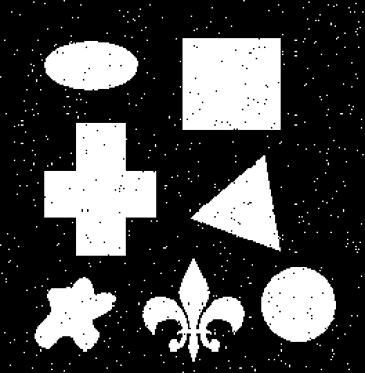
#> input picture img/labtest.png, 365 x 373 px
$ jupyter execute c.ipynb
#> lines starting #> are read from the running program, lines starting #| are printed output that depends on the picture; after the words box and inside, x2 and y2 are one past the last pixel; in counts of white or black regions, pixels touching at a corner belong together
[cell 1]
import cv2
import numpy as np
import matplotlib.pyplot as plt

[cell 2]
path = "../img/labtest.png"
img = cv2.imread(path, cv2.IMREAD_GRAYSCALE)
#> img: shape (373, 365); min 0, max 255, mean 72.4
plt.imshow(img,"gray")

[cell 3]
t,img = cv2.threshold(img, 170, 255, cv2.THRESH_BINARY)
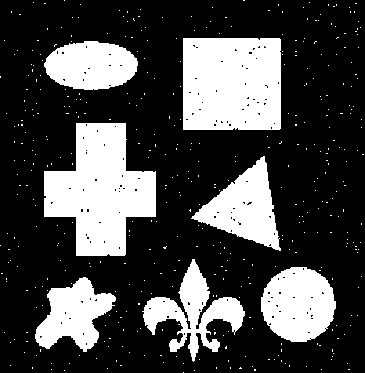
#> img: shape (373, 365); 27.9% white; 438 white regions (431 under 20 px), largest, box (x1, y1, x2, y2) and area: (44, 123, 156, 256) 9420, (183, 38, 281, 130) 8910, (261, 267, 336, 342) 4293

plt.imshow(img,"gray")

[cell 4]
se = np.ones((7,7), np.uint8)
se=se-1
se[3,0]=se[0,3]=se[6,3]=se[3,6]=se[1,2]=se[2,1]=se[1,4]=se[4,1]=se[2,5]=se[5,2]=se[4,5]=se[5,4]=1
se[3,3]=0
plt.imshow(se)
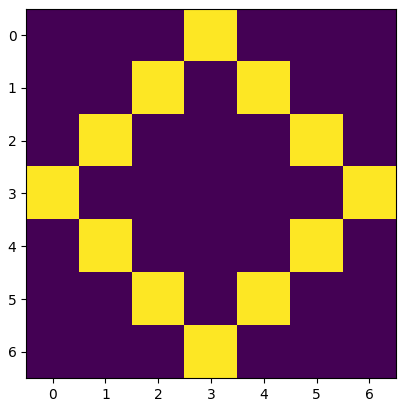
#> figure drawn by matplotlib, 1 panel

[cell 5]
result = cv2.erode(img, se,1)
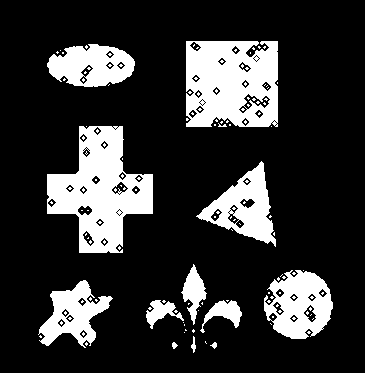
#> result: shape (373, 365); 20.3% white; 141 white regions (129 under 20 px), largest, box (x1, y1, x2, y2) and area: (47, 126, 153, 253) 7291, (186, 41, 278, 127) 6775, (264, 270, 333, 339) 3074
plt.imshow(result,"gray")
cv2.imshow("img", result)
cv2.waitKey(0)
cv2.destroyAllWindows()

[cell 6]
result = cv2.dilate(img, se,1)
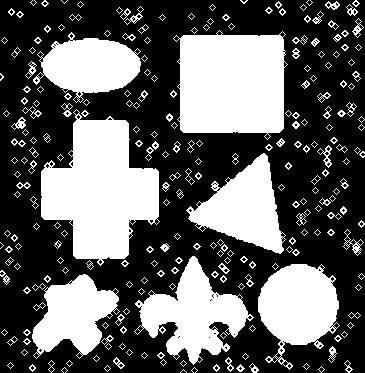
#> result: shape (373, 365); 38% white; 255 white regions (118 under 20 px), largest, box (x1, y1, x2, y2) and area: (41, 109, 160, 266) 11136, (173, 30, 288, 140) 10226, (134, 256, 254, 365) 5746
plt.imshow(result,"gray")

$ run again, with img/moon2.png copied over img/labtest.png
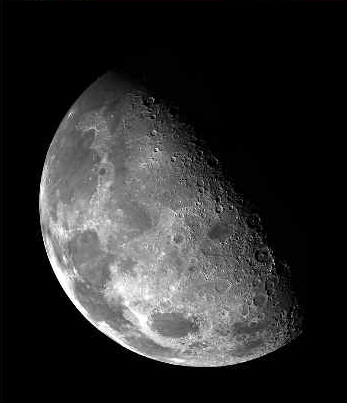
#> input picture img/moon2.png, 347 x 403 px
#> `t,img = cv2.threshold(img, 170, 255, cv2.THRESH_BINARY)`:
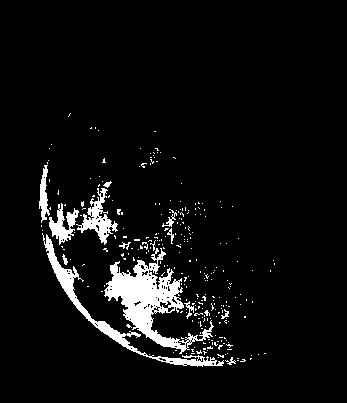
#> img: shape (403, 347); 5.9% white; 280 white regions (265 under 20 px), largest, box (x1, y1, x2, y2) and area: (104, 248, 214, 354) 3617, (42, 233, 224, 367) 1757, (76, 188, 118, 245) 782
#> `result = cv2.dilate(img, se,1)`:
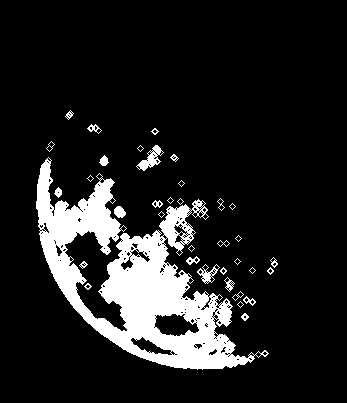
#> result: shape (403, 347); 13.1% white; 36 white regions (12 under 20 px), largest, box (x1, y1, x2, y2) and area: (36, 157, 269, 370) 16902, (136, 145, 164, 171) 275, (197, 264, 220, 284) 164
